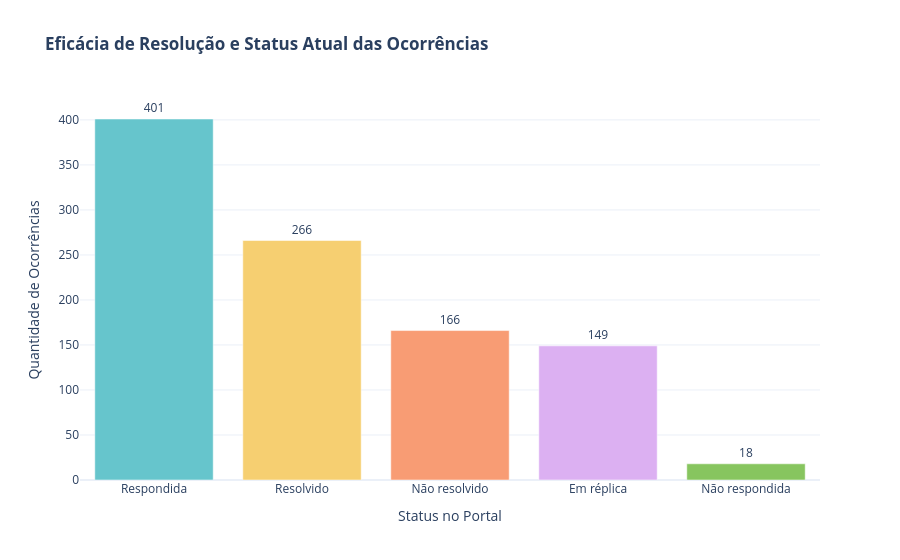

Notebook code for this chart:
### Code cell
# 4.3 Eficácia de Resolução (Status das Reclamações)
status_resolucao = df_final['STATUS'].value_counts().reset_index()
status_resolucao.columns = ['STATUS', 'TOTAL']

fig_status = px.bar(
    status_resolucao, 
    x='STATUS', 
    y='TOTAL',
    text='TOTAL',
    title='<b>Eficácia de Resolução e Status Atual das Ocorrências</b>',
    labels={'STATUS': 'Status no Portal', 'TOTAL': 'Quantidade de Ocorrências'},
    color='STATUS',
    color_discrete_sequence=px.colors.qualitative.Pastel,
    template='plotly_white'
)

fig_status.update_traces(textposition='outside')
fig_status.update_layout(showlegend=False)
fig_status.show()

### Figure 1 — Plotly figure (JSON) as saved in the notebook; plotly's stock layout.template omitted (floating-point values rounded to 4 significant figures)
{"data": [{"hovertemplate": "Status no Portal=%{x}<br>Quantidade de Ocorrências=%{text}<extra></extra>", "legendgroup": "Respondida", "marker": {"color": "rgb(102, 197, 204)", "pattern": {"shape": ""}}, "name": "Respondida", "orientation": "v", "showlegend": true, "text": [401.0], "textposition": "outside", "type": "bar", "x": ["Respondida"], "xaxis": "x", "y": [401], "yaxis": "y"}, {"hovertemplate": "Status no Portal=%{x}<br>Quantidade de Ocorrências=%{text}<extra></extra>", "legendgroup": "Resolvido", "marker": {"color": "rgb(246, 207, 113)", "pattern": {"shape": ""}}, "name": "Resolvido", "orientation": "v", "showlegend": true, "text": [266.0], "textposition": "outside", "type": "bar", "x": ["Resolvido"], "xaxis": "x", "y": [266], "yaxis": "y"}, {"hovertemplate": "Status no Portal=%{x}<br>Quantidade de Ocorrências=%{text}<extra></extra>", "legendgroup": "Não resolvido", "marker": {"color": "rgb(248, 156, 116)", "pattern": {"shape": ""}}, "name": "Não resolvido", "orientation": "v", "showlegend": true, "text": [166.0], "textposition": "outside", "type": "bar", "x": ["Não resolvido"], "xaxis": "x", "y": [166], "yaxis": "y"}, {"hovertemplate": "Status no Portal=%{x}<br>Quantidade de Ocorrências=%{text}<extra></extra>", "legendgroup": "Em réplica", "marker": {"color": "rgb(220, 176, 242)", "pattern": {"shape": ""}}, "name": "Em réplica", "orientation": "v", "showlegend": true, "text": [149.0], "textposition": "outside", "type": "bar", "x": ["Em réplica"], "xaxis": "x", "y": [149], "yaxis": "y"}, {"hovertemplate": "Status no Portal=%{x}<br>Quantidade de Ocorrências=%{text}<extra></extra>", "legendgroup": "Não respondida", "marker": {"color": "rgb(135, 197, 95)", "pattern": {"shape": ""}}, "name": "Não respondida", "orientation": "v", "showlegend": true, "text": [18.0], "textposition": "outside", "type": "bar", "x": ["Não respondida"], "xaxis": "x", "y": [18], "yaxis": "y"}], "layout": {"barmode": "relative", "legend": {"title": {"text": "Status no Portal"}, "tracegroupgap": 0}, "showlegend": false, "title": {"text": "<b>Eficácia de Resolução e Status Atual das Ocorrências</b>"}, "xaxis": {"anchor": "y", "categoryarray": ["Respondida", "Resolvido", "Não resolvido", "Em réplica", "Não respondida"], "categoryorder": "array", "domain": [0, 1], "title": {"text": "Status no Portal"}}, "yaxis": {"anchor": "x", "domain": [0, 1], "title": {"text": "Quantidade de Ocorrências"}}}}
